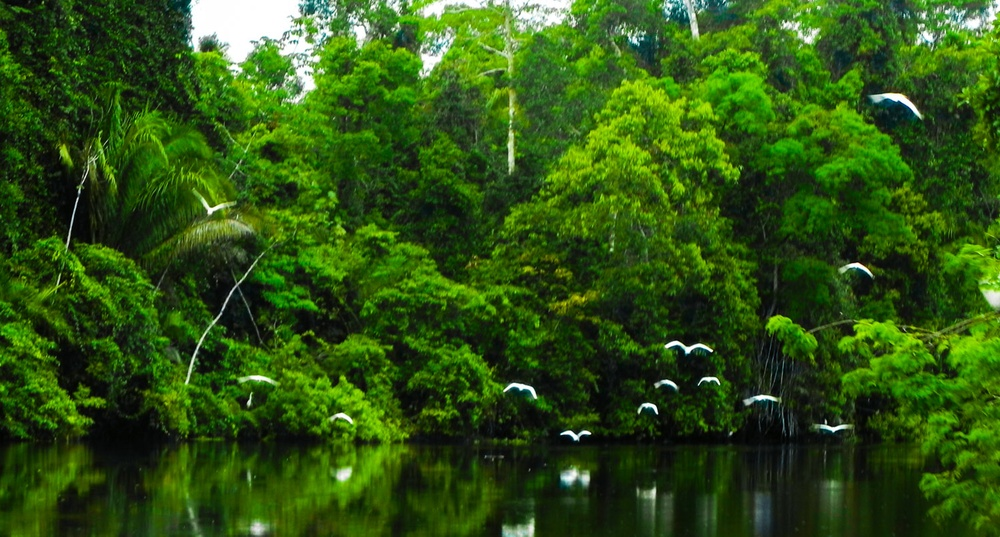
#> input picture images/textures_tests/amazon.jpg, 1000 x 537 px, shrunk from 1499 x 805 before the run, found by its file name; its folder holds 4 pictures in this run
$ python texture_test.py
#> lines starting #> are read from the running program, lines starting #| are printed output that depends on the picture
# -*- coding: utf-8 -*-
"""
Created on Sun Sep 22 21:41:14 2019

@author: luisf
"""

# =============================================================================
# DIP with openCV Testing reducing levels codification
#
# =============================================================================

import cv2
import os
import numpy as np
import os

root = 'D:/U de A/PDI/DIP_Clases_Python/images/textures_tests/'
levels = 4

for name in os.listdir(root):
    img  =  cv2.imread(root + name)
#> img is the input picture: shape (537, 1000, 3); mean B, G, R 19.4, 82.7, 46.6
    div = int( 256 / levels )
    img_b =  np.floor(img/div).astype(np.uint8)
    img_b =  ((img_b / np.max(img_b))*255).astype(np.uint8)
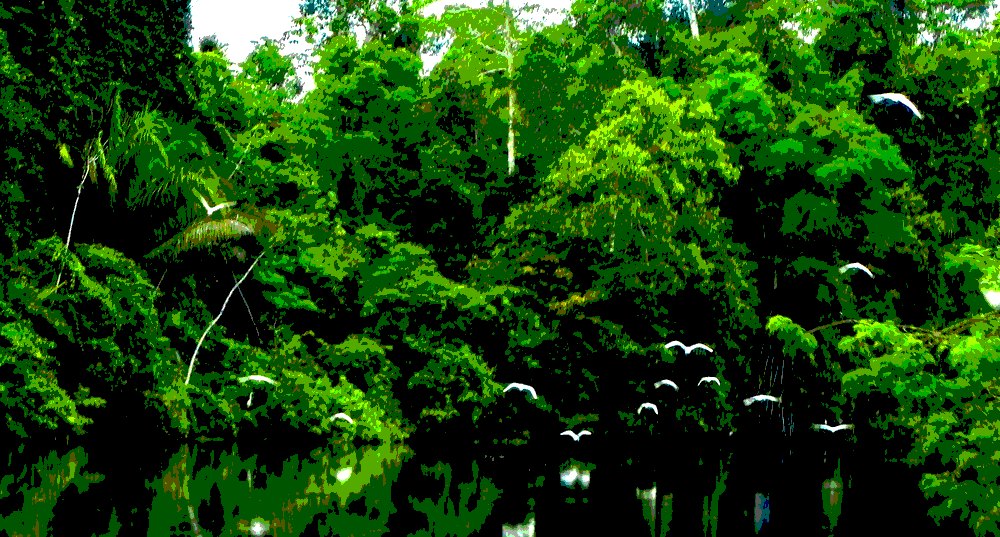
#> img_b: shape (537, 1000, 3); mean B, G, R 9.5, 67.7, 23.7

    cv2.imshow('Image: '+ name ,img_b)
    cv2.waitKey(0)
    cv2.destroyAllWindows()
#> pass 2 of the loop `for name in os.listdir(root):`:
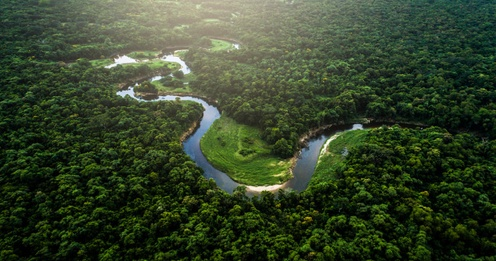
#> input picture images/textures_tests/amazon2.jpg, 496 x 261 px, shrunk from 744 x 391 before the run, found by its file name
#> img is the input picture: shape (261, 496, 3); mean B, G, R 43.3, 68.2, 54.4
#> `img_b =  ((img_b / np.max(img_b))*255).astype(np.uint8)`:
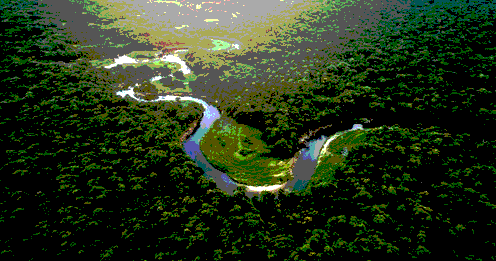
#> img_b: shape (261, 496, 3); mean B, G, R 27.3, 51.9, 37.9
#> pass 3 of the loop `for name in os.listdir(root):`:
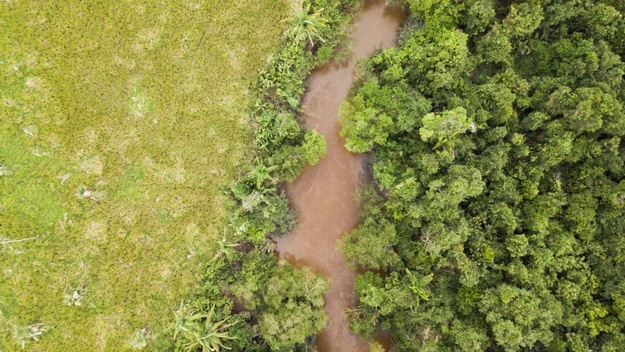
#> input picture images/textures_tests/amazon3.jpg, 625 x 352 px, shrunk from 937 x 528 before the run, found by its file name
#> img is the input picture: shape (352, 625, 3); mean B, G, R 70.6, 140.9, 139.1
#> `img_b =  ((img_b / np.max(img_b))*255).astype(np.uint8)`:
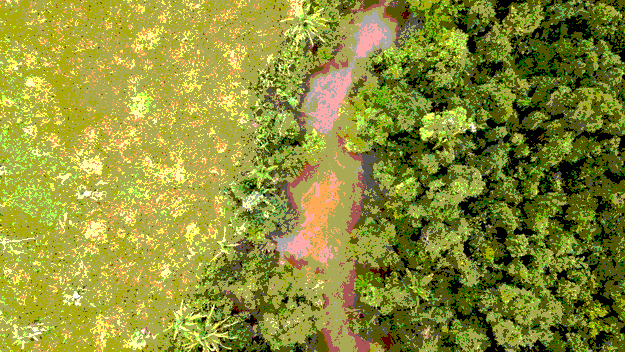
#> img_b: shape (352, 625, 3); mean B, G, R 53.4, 142.9, 140.6
#> the loop made 4 passes; the first 3 are shown
